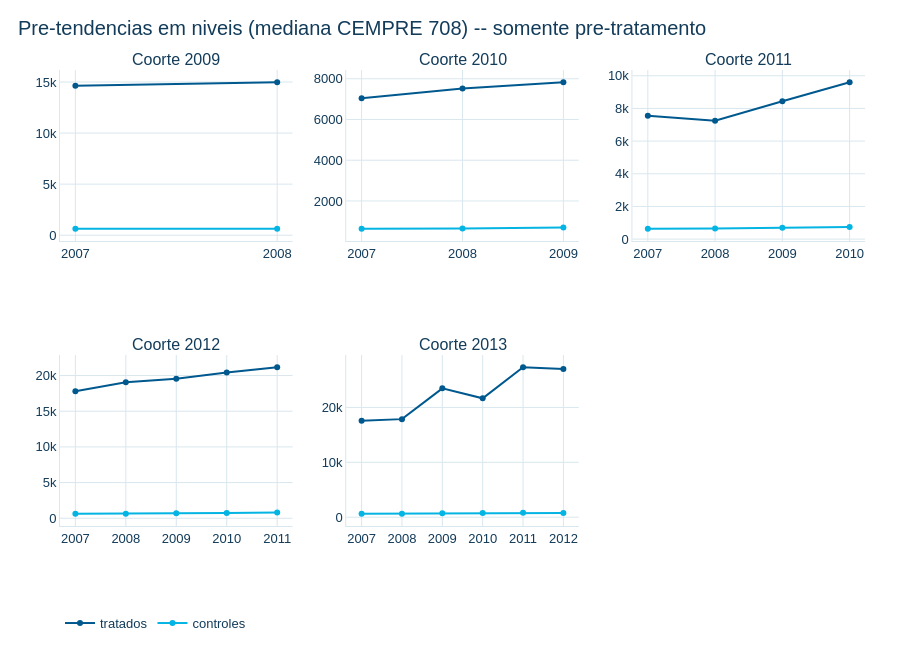

Notebook cell for this chart:
### Markdown cell above
## 23. Pré-tendências descritivas em níveis (somente anos pré-tratamento)

Para cada coorte, a mediana do CEMPRE 708 dos candidatos daquela coorte e
do pool de controles, ano a ano, usando **exclusivamente anos anteriores a
`g`** — nenhuma observação pós-tratamento entra nesta série. Cada coorte
usa toda a história pré disponível no painel (não trava em 2 anos): a
coorte 2013 mostra 2007–2012 (6 anos), a 2009 mostra só 2007–2008 (2 anos).

Este é um diagnóstico de plausibilidade, não uma afirmação causal.

### Code cell
series_niveis = pd.concat(
    [d13.serie_pre_tendencia_niveis(painel, coorte) for coorte in COORTES_D13],
    ignore_index=True,
)
n_pre_por_coorte = {c: int(c - 2007) for c in COORTES_D13}
print('Anos pre disponiveis por coorte (nao limitado a 2):')
for c, n in n_pre_por_coorte.items():
    print(f'  Coorte {c}: {n} anos pre ({2007}-{c - 1})')

from plotly.subplots import make_subplots

fig = make_subplots(rows=2, cols=3, subplot_titles=[f'Coorte {c}' for c in COORTES_D13], shared_yaxes=False)
posicoes = [(1, 1), (1, 2), (1, 3), (2, 1), (2, 2)]
for (coorte, (linha, coluna)) in zip(COORTES_D13, posicoes):
    sub = series_niveis.loc[series_niveis['ano_coorte_candidata'] == coorte]
    for grupo, cor in [('tratados', CORES_IPT['AZUL_PRINCIPAL']), ('controles', CORES_IPT['CIANO'])]:
        sg = sub.loc[sub['grupo'] == grupo].sort_values('ano')
        fig.add_trace(
            go.Scatter(x=sg['ano'], y=sg['mediana_708'], mode='lines+markers', name=grupo,
                       line={'color': cor}, marker={'color': cor}, showlegend=(linha, coluna) == (1, 1)),
            row=linha, col=coluna,
        )
aplicar_tema_ipt(fig, titulo='Pre-tendencias em niveis (mediana CEMPRE 708) -- somente pre-tratamento')
fig.update_xaxes(dtick=1)
fig.update_layout(height=650)
salvar_figura_ipt(fig, FIGURES / '07_pre_tendencias_niveis.png')
fig.show()

### Figure 1 — Plotly figure (JSON) as saved in the notebook; plotly's stock layout.template omitted (floating-point values rounded to 4 significant figures)
{"data": [{"line": {"color": "#00598E"}, "marker": {"color": "#00598E"}, "mode": "lines+markers", "name": "tratados", "showlegend": true, "type": "scatter", "x": [2007, 2008], "xaxis": "x", "y": [14630.0, 14970.0], "yaxis": "y"}, {"line": {"color": "#04B4E3"}, "marker": {"color": "#04B4E3"}, "mode": "lines+markers", "name": "controles", "showlegend": true, "type": "scatter", "x": [2007, 2008], "xaxis": "x", "y": [638.0, 644.0], "yaxis": "y"}, {"line": {"color": "#00598E"}, "marker": {"color": "#00598E"}, "mode": "lines+markers", "name": "tratados", "showlegend": false, "type": "scatter", "x": [2007, 2008, 2009], "xaxis": "x2", "y": [7041.0, 7520.0, 7825.0], "yaxis": "y2"}, {"line": {"color": "#04B4E3"}, "marker": {"color": "#04B4E3"}, "mode": "lines+markers", "name": "controles", "showlegend": false, "type": "scatter", "x": [2007, 2008, 2009], "xaxis": "x2", "y": [638.0, 644.0, 701.5], "yaxis": "y2"}, {"line": {"color": "#00598E"}, "marker": {"color": "#00598E"}, "mode": "lines+markers", "name": "tratados", "showlegend": false, "type": "scatter", "x": [2007, 2008, 2009, 2010], "xaxis": "x3", "y": [7553.0, 7248.0, 8444.0, 9600.0], "yaxis": "y3"}, {"line": {"color": "#04B4E3"}, "marker": {"color": "#04B4E3"}, "mode": "lines+markers", "name": "controles", "showlegend": false, "type": "scatter", "x": [2007, 2008, 2009, 2010], "xaxis": "x3", "y": [638.0, 644.0, 701.5, 745.5], "yaxis": "y3"}, {"line": {"color": "#00598E"}, "marker": {"color": "#00598E"}, "mode": "lines+markers", "name": "tratados", "showlegend": false, "type": "scatter", "x": [2007, 2008, 2009, 2010, 2011], "xaxis": "x4", "y": [17800.0, 19060.0, 19540.0, 20430.0, 21160.0], "yaxis": "y4"}, {"line": {"color": "#04B4E3"}, "marker": {"color": "#04B4E3"}, "mode": "lines+markers", "name": "controles", "showlegend": false, "type": "scatter", "x": [2007, 2008, 2009, 2010, 2011], "xaxis": "x4", "y": [638.0, 644.0, 701.5, 745.5, 789.0], "yaxis": "y4"}, {"line": {"color": "#00598E"}, "marker": {"color": "#00598E"}, "mode": "lines+markers", "name": "tratados", "showlegend": false, "type": "scatter", "x": [2007, 2008, 2009, 2010, 2011, 2012], "xaxis": "x5", "y": [17590.0, 17870.0, 23480.0, 21670.0, 27320.0, 27020.0], "yaxis": "y5"}, {"line": {"color": "#04B4E3"}, "marker": {"color": "#04B4E3"}, "mode": "lines+markers", "name": "controles", "showlegend": false, "type": "scatter", "x": [2007, 2008, 2009, 2010, 2011, 2012], "xaxis": "x5", "y": [638.0, 644.0, 701.5, 745.5, 789.0, 763.0], "yaxis": "y5"}], "layout": {"annotations": [{"font": {"size": 16}, "showarrow": false, "text": "Coorte 2009", "x": 0.1444, "xanchor": "center", "xref": "paper", "y": 1.0, "yanchor": "bottom", "yref": "paper"}, {"font": {"size": 16}, "showarrow": false, "text": "Coorte 2010", "x": 0.5, "xanchor": "center", "xref": "paper", "y": 1.0, "yanchor": "bottom", "yref": "paper"}, {"font": {"size": 16}, "showarrow": false, "text": "Coorte 2011", "x": 0.8556, "xanchor": "center", "xref": "paper", "y": 1.0, "yanchor": "bottom", "yref": "paper"}, {"font": {"size": 16}, "showarrow": false, "text": "Coorte 2012", "x": 0.1444, "xanchor": "center", "xref": "paper", "y": 0.375, "yanchor": "bottom", "yref": "paper"}, {"font": {"size": 16}, "showarrow": false, "text": "Coorte 2013", "x": 0.5, "xanchor": "center", "xref": "paper", "y": 0.375, "yanchor": "bottom", "yref": "paper"}], "font": {"color": "#133C5A", "family": "Arial", "size": 13}, "height": 650, "paper_bgcolor": "#FFFFFF", "plot_bgcolor": "#FFFFFF", "title": {"text": "Pre-tendencias em niveis (mediana CEMPRE 708) -- somente pre-tratamento"}, "xaxis": {"anchor": "y", "domain": [0.0, 0.2889], "dtick": 1}, "xaxis2": {"anchor": "y2", "domain": [0.3556, 0.6444], "dtick": 1}, "xaxis3": {"anchor": "y3", "domain": [0.7111, 1.0], "dtick": 1}, "xaxis4": {"anchor": "y4", "domain": [0.0, 0.2889], "dtick": 1}, "xaxis5": {"anchor": "y5", "domain": [0.3556, 0.6444], "dtick": 1}, "xaxis6": {"anchor": "y6", "domain": [0.7111, 1.0], "dtick": 1}, "yaxis": {"anchor": "x", "domain": [0.625, 1.0]}, "yaxis2": {"anchor": "x2", "domain": [0.625, 1.0]}, "yaxis3": {"anchor": "x3", "domain": [0.625, 1.0]}, "yaxis4": {"anchor": "x4", "domain": [0.0, 0.375]}, "yaxis5": {"anchor": "x5", "domain": [0.0, 0.375]}, "yaxis6": {"anchor": "x6", "domain": [0.0, 0.375]}}}
